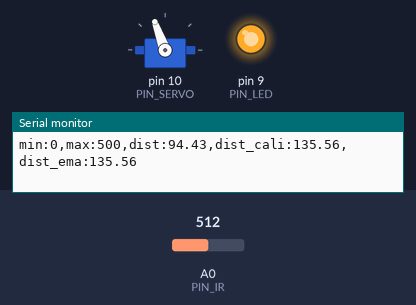
This sketch was run on a simulated Arduino Uno, built with avr-gcc and run on an emulated ATmega328P. Shown: servo, output pins drawn as LEDs (lit = HIGH), the last lines printed to the serial monitor. The inputs (shaded band) are chosen by the test bench; at power-on: A0 (PIN_IR) = 512.

Above: at 3.2 s.
3.3 s: A0 (PIN_IR) set to 326
6.3 s: A0 (PIN_IR) set to 297
At 7.2 s:
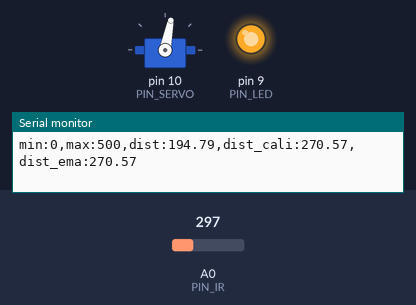
7.8 s: A0 (PIN_IR) set to 511
At 8.8 s:
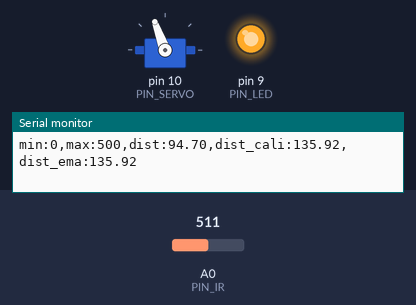
Timing chart, 0 to 10.8 s (numbered marks = the images above; inputs shaded):
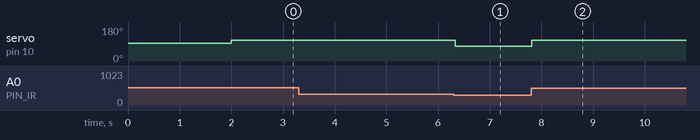

The sketch:

21_bbc_20212961.ino
```cpp
// 11-2 BangBang Control - ema필터 적용

#include <Servo.h>
// Arduino pin assignment
#define PIN_IR A0
#define PIN_LED 9
#define PIN_SERVO 10

// global variables
Servo myservo;
int a, b; // unit: mm
float alpha, dist_ema;

void setup() {
// initialize GPIO pins
  pinMode(PIN_LED,OUTPUT);
  digitalWrite(PIN_LED, 1);
  myservo.attach(PIN_SERVO);
  myservo.writeMicroseconds(1500);
  delay(2000);

// initialize serial port
  Serial.begin(57600);
  a = 68; //70;
  b = 291; //300;
  alpha = 0.2;
}

float ir_distance(void){ // return value unit: mm
  float val;
  float volt = float(analogRead(PIN_IR));
  val = ((6762.0/(volt-9.0))-4.0) * 10.0;
  return val;
}

void loop() {
  float raw_dist = ir_distance();
  float dist_cali = 100 + 300.0 / (b - a) * (raw_dist - a);

  // ema 필터링
  dist_ema = alpha * dist_cali + (1-alpha)  * dist_ema;

  Serial.print("min:0,max:500,dist:");
  Serial.print(raw_dist);
  Serial.print(",dist_cali:");
  Serial.print(dist_cali);
  Serial.print(",dist_ema:");
  Serial.println(dist_ema);

 // Bang-Bang Control
  if (dist_ema <= 255.0){
    myservo.writeMicroseconds(1680);
   }
  else {
    myservo.writeMicroseconds(1360);
  }
}
```

Measured:
- the behaviour switches between 312 and 311 on A0 (PIN_IR) (found by bisection; images 0 and 1)
- after the input at 6.3 s, servo on pin 10 (PIN_SERVO): 110° → 79° at once
- after the input at 7.8 s, servo on pin 10 (PIN_SERVO): 79° → 110° at once
